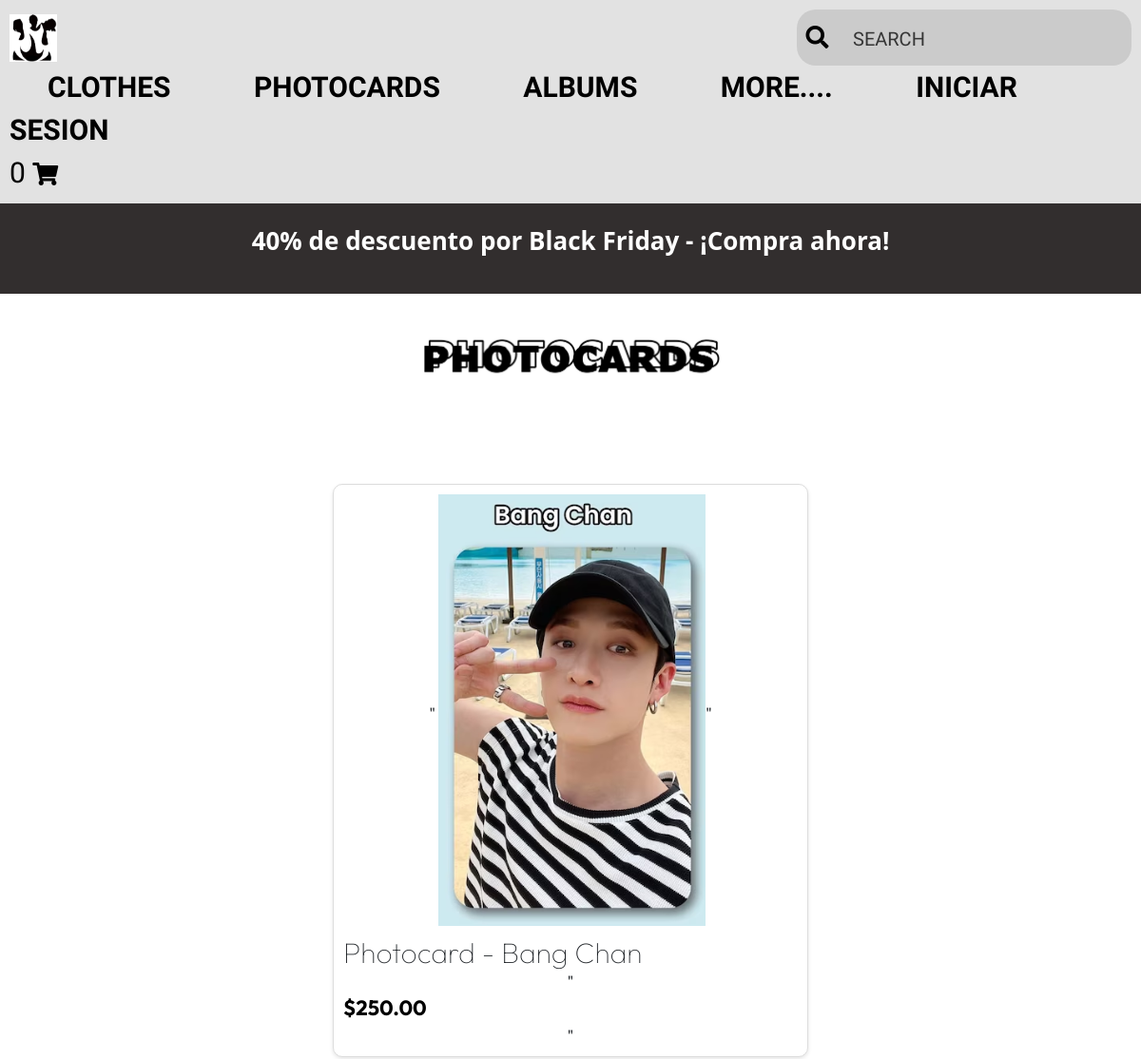
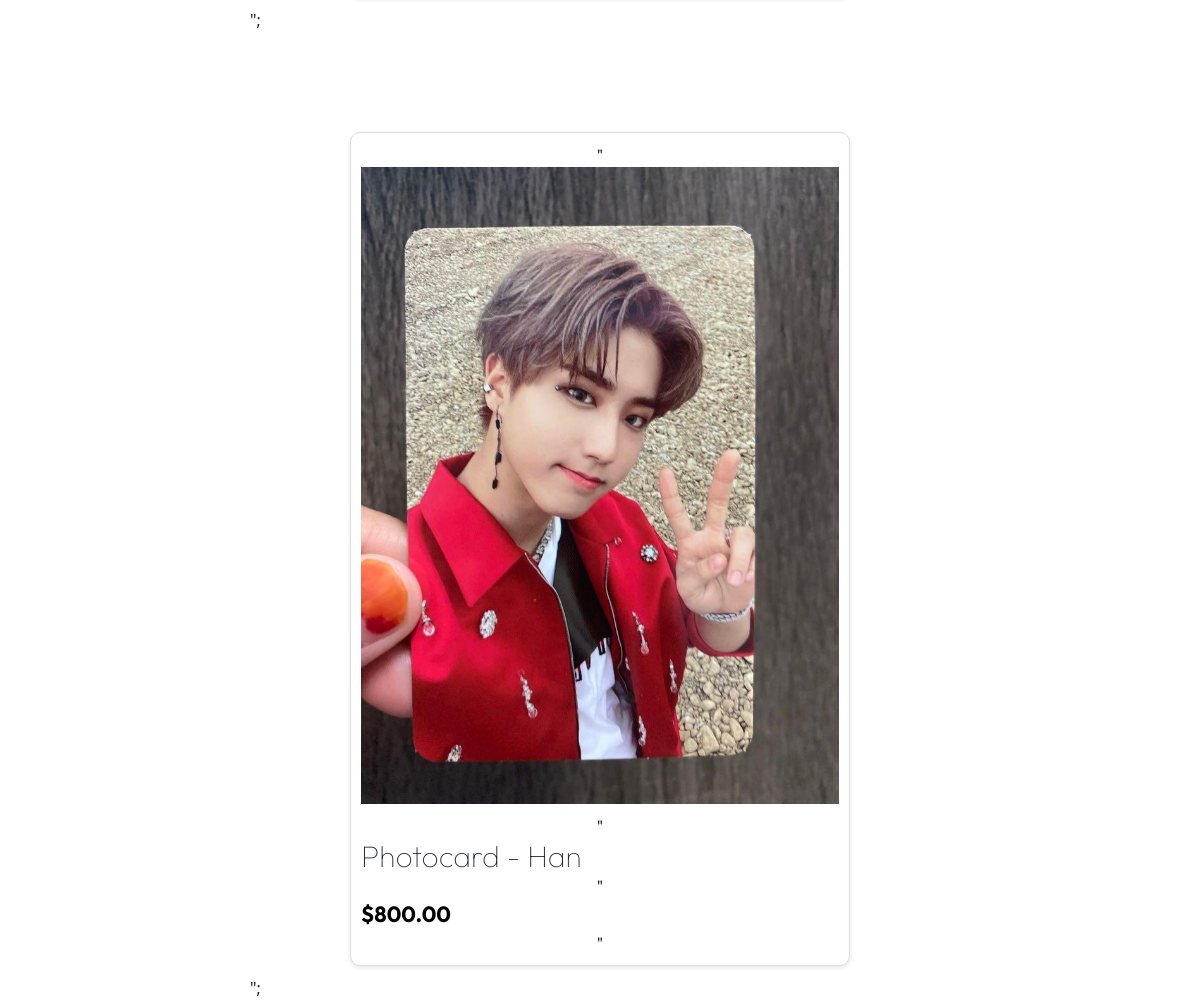
The page /photocards.php on the database its author committed (2 pictures, top to bottom).
### tables this page shows
CREATE TABLE `producto` (
  `idProducto` int(11) NOT NULL AUTO_INCREMENT,
  `nombre` varchar(100) NOT NULL,
  `precio` float NOT NULL,
  `descripcion` varchar(500) NOT NULL,
  `img` varchar(100) NOT NULL,
  `categoria` varchar(30) NOT NULL,
  PRIMARY KEY (`idProducto`)
);

### photocards.php (the view, shortened to what this page needs)
<?php
  $db = new Database();
  $con = $db->conectar();
  $sql = $con->prepare("SELECT * FROM producto where categoria='photocards'");
  $sql->execute();
  $resultado = $sql->fetchAll(PDO::FETCH_ASSOC);
?>
<!DOCTYPE html>
<html lang="es">
<head>
    <link rel="stylesheet" href="CSS/estilos.css">
    <link rel="stylesheet" href="CSS/userEstilos.css">
    <link rel="stylesheet" href="https://cdnjs.cloudflare.com/ajax/libs/font-awesome/5.15.1/css/all.min.css">
</head>
<body>
  <?php include 'header.php'?>
  <div class='contenedor-logo-subtienda'>
  <img src='img/PHOTOCARDS.png' class='logo-subtienda' />
</div>
<div class='productos-contenedor'>
  <?php if (count($resultado) > 0) {
      foreach ($resultado as $producto) { ?>
        <a href='details.php?id=<?php echo $producto['idProducto'];?>&token=<?php
        echo hash_hmac('sha1', $producto['idProducto'], KEY_TOKEN);?>' class='producto-link'>
        <div class='producto'>"
        <img src='<?php echo $producto['img']?>' alt='Imagen del producto' />"
        <h2><?php echo $producto['nombre'];?></h2>"
        <p>$<?php echo number_format($producto['precio'], 2, '.', ',');?></p>"
        </div>";
        </a>
     <?php }
  } else {
      echo "No hay productos disponibles.";
  } ?>
  </div>
</body>
</html>

### CSS/estilos.css (style rules this page uses)
* { margin: 0; padding: 0; box-sizing: border-box; }
.productos-contenedor { display: flex; flex-wrap: wrap; justify-content: center; align-items: stretch; gap: 0px; }
.producto { border: 1px solid #ddd; padding: 10px; margin: 100px 100px 10px 100px; width: 500px; text-align: center; flex: 0 1 calc(33.333% - 20px); background-color: #fff; box-shadow: 0 2px 4px rgba(0, 0, 0, 0.1); font-family: 'Outfit', sans-serif; border-radius: 10px; transition: transform 0.3s ease; }
.producto h2 { font-size: 30px; font-weight: 100; text-align: left; margin: 0; color: #000000; }
.producto p { font-size: 22px; font-weight: 700; text-align: left; color: #000000; margin: 0; }
.producto-link { text-decoration: none; color: inherit; display: block; }
.producto-link h2 { color: inherit; text-decoration: none; }
.producto img { max-width: 100%; height: auto; margin-bottom: 10px; transition: transform 0.3s ease; }
.contenedor-logo-subtienda { display: flex; justify-content: center; align-items: center; width: 100%; height: 8vh; margin-top: 3%; }
.logo-subtienda { max-width: 100%; max-height: 100%; display: block; }

### rows shown on the page
producto: img (picture), nombre "Photocard - Bang Chan", precio "250.00"
producto: img (picture), nombre "Photocard - Han", precio "800.00"

### other values the page prints
$num_cart "0"
